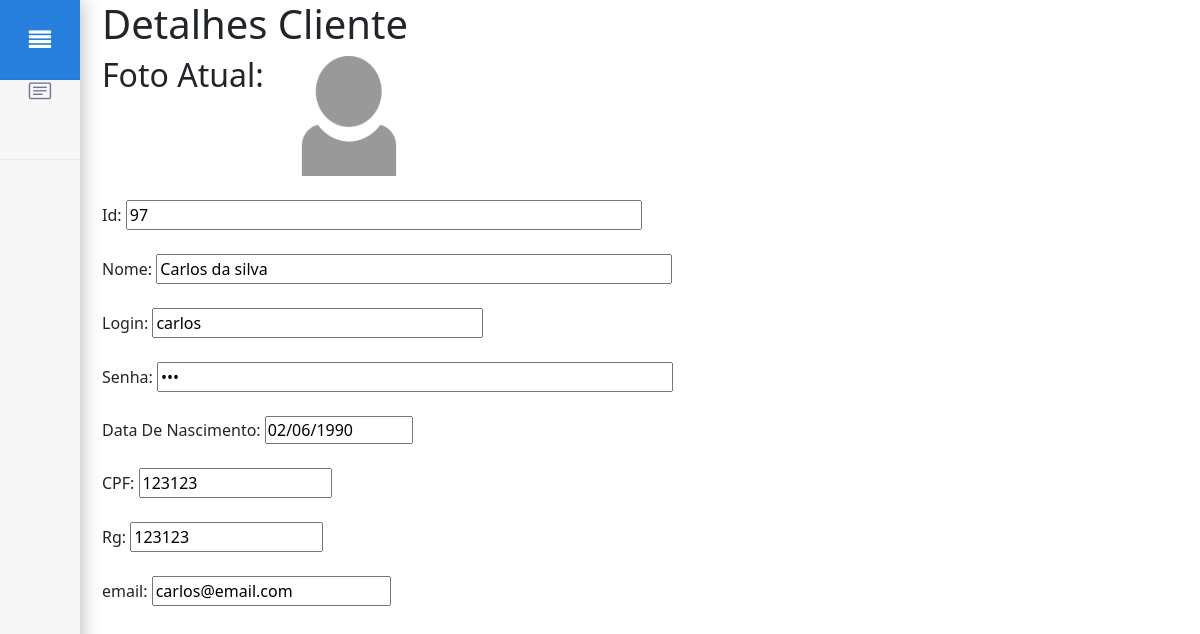
The page /admin/index.php?page=Detalhes/Cliente_Detalhes.php&id=97 on the database its author committed.
### tables this page shows
CREATE TABLE `cliente` (
  `Id` int(11) NOT NULL,
  `Nome` varchar(50) DEFAULT NULL,
  `FkFormaDePagamentoPrincipalInCliente` int(11) DEFAULT NULL,
  `DataDeNascimentoUsuario` date DEFAULT NULL,
  `Cpf` varchar(14) DEFAULT NULL,
  `Rg` varchar(14) DEFAULT NULL,
  `email` varchar(80) DEFAULT NULL,
  `LoginUsuario` varchar(30) DEFAULT NULL,
  `senha` varchar(50) DEFAULT NULL,
  `Foto` text NOT NULL,
  `FkIdEndereco` int(11) DEFAULT NULL
);

### admin/Detalhes/Cliente_Detalhes.php (the view, shortened to what this page needs)
<h1>Detalhes Cliente</h1>
<?php
$Id = $_GET['id'];
$conn = Conectar();
$query = "SELECT * FROM Cliente where Id = $Id
";
$result = $conn->query($query);
if ($result->num_rows > 0) {
  while ($row = $result->fetch_assoc()) {
?>
<form method="post" enctype="multipart/form-data" target="">
<div class="row">
    <div class="col-2"><h2>Foto Atual:</h2></div>
    <div class="col-10"><img src="../Fotos/<?php echo $row['Foto'];?>" alt='Foto Perfil' width="120" height="120"></div>
</div>
<br>
    <div>
        <label>Id:</label>
        <input type="text" name="Id" size="50" Value ="<?php echo $row['Id'];?>" readonly/>
    </div>
    <br />
    <div>
        <label>Nome:</label>
        <input type="text" name="Nome" size="50" Value ="<?php echo $row['Nome'];?>" readonly/>
    </div>
    <br />
    <div>
        <label>Login:</label>
        <input type="text" name="LoginUsuario" size="30" Value ="<?php echo $row['LoginUsuario'];?>" readonly/>
    </div>
    <br />
    <div>
        <label>Senha:</label>
        <input type="password" name="Senha" size="50" Value ="<?php echo $row['senha'];?>" readonly/>
    </div>
    <br />
    <div>
        <label>Data De Nascimento:</label>
        <input type="date" name="DataDeNascimentoUsuario" Value ="<?php echo $row['DataDeNascimentoUsuario']?>" readonly/>
    </div>
    <br />
    <div>
        <label>CPF:</label>
        <input type="text" name="Cpf" size="15" Value ="<?php echo $row['Cpf']?>" readonly/>
    </div>
    <br />
    <div>
        <label>Rg:</label>
        <input type="text" name="Rg" size="15" Value ="<?php echo $row['Rg']?>" readonly/>
    </div>
    <br />
    <div>
        <label>email:</label>
        <input type="text" name="email" Value ="<?php echo $row['email']?>" readonly/>
    </div>
    <br />
</form>
<?php } } ?>

### rows shown on the page
cliente: Foto (picture), Id "97", Nome "Carlos da silva", LoginUsuario "carlos", DataDeNascimentoUsuario "02/06/1990", Cpf "123123", Rg "123123", email "carlos@email.com"
